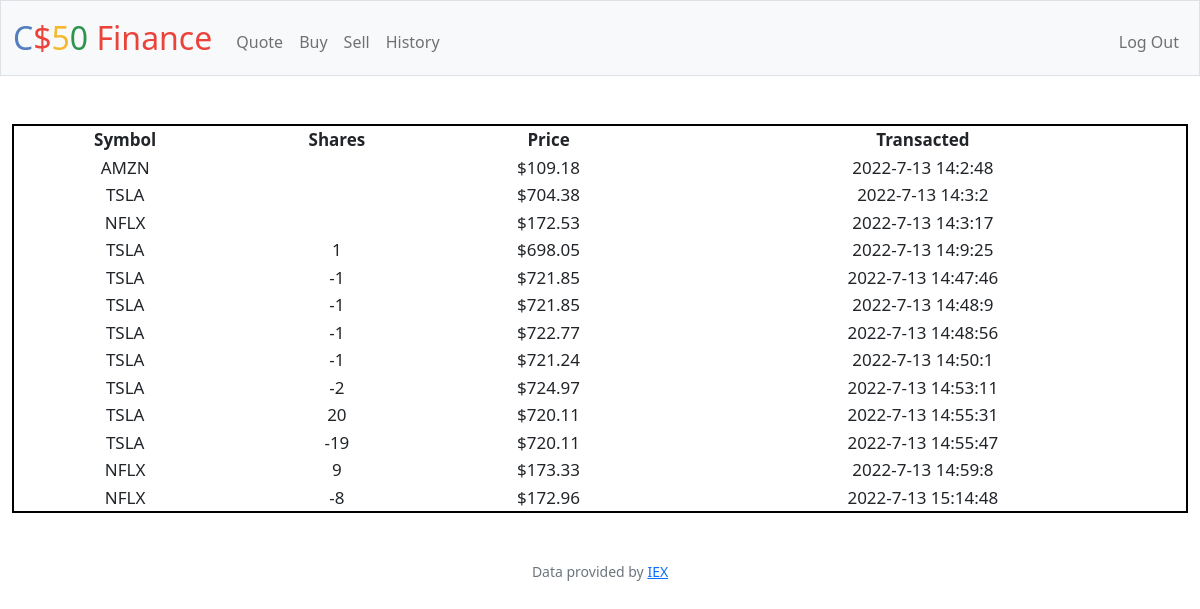
Screenshot of /history (signed in) with the database file from the repository.
### tables this page shows
CREATE TABLE history (history_id INTEGER PRIMARY KEY AUTOINCREMENT,id INTEGER, symbol TEXT NOT NULL, shares INTEGER NOT NULL, price NUMERIC NOT NULL, transacted TEXT NOT NULL);

### app.py (the view)
@app.route("/history", methods=["GET"])
@login_required
def history():
    if request.method == "GET":
        history = db.execute(
            "SELECT * FROM history WHERE id=?", session["user_id"])
        return render_template("history.html", history=history)
    """Show history of transactions"""

### app.py (called while the page is built)
@app.after_request
def after_request(response):
    response.headers["Cache-Control"] = "no-cache, no-store, must-revalidate"
    response.headers["Expires"] = 0
    response.headers["Pragma"] = "no-cache"
    return response

### helpers.py (called while the page is built)
def login_required(f):
    @wraps(f)
    def decorated_function(*args, **kwargs):
        if session.get("user_id") is None:
            return redirect("/login")
        return f(*args, **kwargs)
    return decorated_function

def usd(value):
    return f"${value:,.2f}"

### templates/history.html (shortened to what this page needs)
{% extends "layout.html" %}
{% block main %}
<table class="history">
    <tr>
     <th>Symbol</th>
     <th>Shares</th>
     <th>Price</th>
     <th>Transacted</th>
    </tr>
    {% for p in history %}
    <tr>
        <td>{{ p["symbol"] }}</td>
        <td>{{ p["shares"] }}</td>
        <td>{{ p["price"] | usd }}</td>
        <td>{{ p["transacted"] }}</td>
    </tr>
        {% endfor %}
</table>
{% endblock %}

### templates/layout.html (shortened to what this page needs)
<!DOCTYPE html>
<html lang="en">
    <head>
        <link href="https://cdn.jsdelivr.net/npm/bootstrap@5.1.3/dist/css/bootstrap.min.css" rel="stylesheet">
        <link href="/static/styles.css" rel="stylesheet">
    </head>
    <body>
        <nav class="bg-light border navbar navbar-expand-md navbar-light">
            <div class="container-fluid">
                <a class="navbar-brand" href="/"><span class="blue">C</span><span class="red">$</span><span class="yellow">5</span><span class="green">0</span> <span class="red">Finance</span></a>
                <div class="collapse navbar-collapse" id="navbar">
                    {% if session["user_id"] %}
                        <ul class="navbar-nav me-auto mt-2">
                            <li class="nav-item"><a class="nav-link" href="/quote">Quote</a></li>
                            <li class="nav-item"><a class="nav-link" href="/buy">Buy</a></li>
                            <li class="nav-item"><a class="nav-link" href="/sell">Sell</a></li>
                            <li class="nav-item"><a class="nav-link" href="/history">History</a></li>
                        </ul>
                        <ul class="navbar-nav ms-auto mt-2">
                            <li class="nav-item"><a class="nav-link" href="/logout">Log Out</a></li>
                        </ul>
                    {% else %}
                        <ul class="navbar-nav ms-auto mt-2">
                            <li class="nav-item"><a class="nav-link" href="/register">Register</a></li>
                            <li class="nav-item"><a class="nav-link" href="/login">Log In</a></li>
                        </ul>
                    {% endif %}
                </div>
            </div>
        </nav>
        <main class="container-fluid py-5 text-center">
            {% block main %}{% endblock %}
        </main>
        <footer class="mb-5 small text-center text-muted">
            Data provided by <a href="https://iexcloud.io/">IEX</a>
        </footer>
    </body>
</html>

### static/styles.css (style rules this page uses)
nav .navbar-brand { font-size: xx-large; }
nav .navbar-brand .blue { color: #537fbe; }
nav .navbar-brand .red { color: #ea433b; }
nav .navbar-brand .yellow { color: #f5b82e; }
nav .navbar-brand .green { color: #2e944b; }
.history { width: 100%; font-style: bold; font-size: 17px; border-spacing: 7px 11px; border: 2px solid black; }

### rows the page displays
history: symbol "AMZN", price "$109.18", transacted "2022-7-13 14:2:48"
history: symbol "TSLA", price "$704.38", transacted "2022-7-13 14:3:2"
history: symbol "NFLX", price "$172.53", transacted "2022-7-13 14:3:17"
history: symbol "TSLA", shares "1", price "$698.05", transacted "2022-7-13 14:9:25"
history: symbol "TSLA", shares "-1", price "$721.85", transacted "2022-7-13 14:47:46"
history: symbol "TSLA", shares "-1", price "$721.85", transacted "2022-7-13 14:48:9"
history: symbol "TSLA", shares "-1", price "$722.77", transacted "2022-7-13 14:48:56"
history: symbol "TSLA", shares "-1", price "$721.24", transacted "2022-7-13 14:50:1"
history: symbol "TSLA", shares "-2", price "$724.97", transacted "2022-7-13 14:53:11"
history: symbol "TSLA", shares "20", price "$720.11", transacted "2022-7-13 14:55:31"
history: symbol "TSLA", shares "-19", price "$720.11", transacted "2022-7-13 14:55:47"
history: symbol "NFLX", shares "9", price "$173.33", transacted "2022-7-13 14:59:8"
history: symbol "NFLX", shares "-8", price "$172.96", transacted "2022-7-13 15:14:48"
